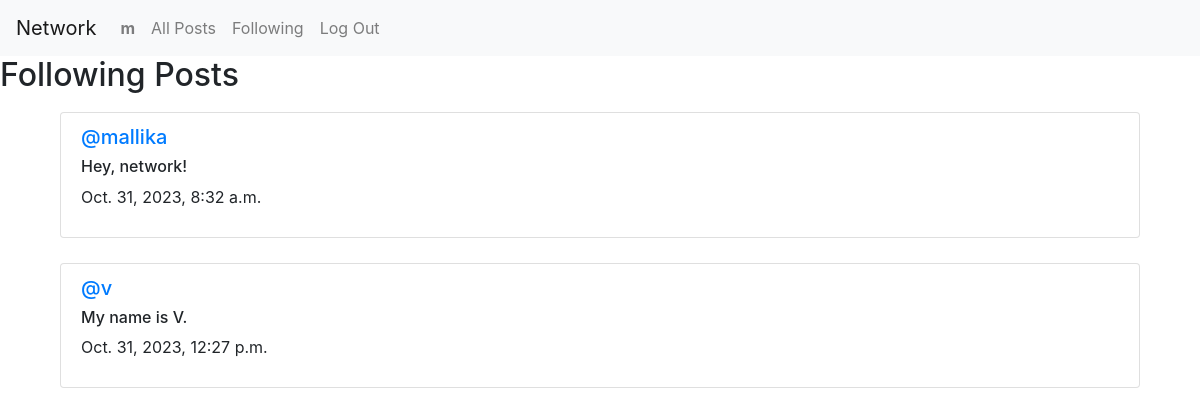
The page /f_page (signed in) on the database its author committed.
### network/models.py (models this page shows, shortened)
class User(AbstractUser):
    pass

class post(models.Model):
    content = models.CharField(max_length=500)
    author = models.ForeignKey(User, on_delete=models.CASCADE, related_name="author")
    timestamp = models.DateTimeField(auto_now_add=True)

### network/views.py (the view)
# urls.py: path("f_page", views.f_page, name="f_page"),
def f_page(request):
    user = request.user
    people = follow.objects.filter(user=user)
    allposts=[]
    for person in people:
        p = post.objects.get(author=person.following)
        allposts.append(p)
    paginator = Paginator(allposts, 10)
    pno = request.GET.get('page')
    posts = paginator.get_page(pno)
    return render(request, "network/following.html",{
        "posts" : posts,
    })

### network/templates/network/following.html (shortened to what this page needs)
{% extends "network/layout.html" %}
{% block body %}
    <h2>Following Posts</h2>
    {% for p in posts %}
    <div class="list-group" style="margin: 5px 50px;">
        <div class="list-group-item" style="margin: 10px;">
            {% if user.is_authenticated %}
                <a href="{% url 'profile' id=p.author.id %}"><h5>@{{ p.author }}</h5></a>
            {% else %}
                <h5>@{{ p.author }}</h5>
            {% endif %}
            <h6>{{ p.content }}</h6>
            <p>{{ p.timestamp }}</p>
        </div>
    </div>
    {% endfor %}
{% endblock %}

### network/templates/network/layout.html (shortened to what this page needs)
{% load static %}
<!DOCTYPE html>
<html lang="en">
    <head>
        <link rel="stylesheet" href="https://stackpath.bootstrapcdn.com/bootstrap/4.4.1/css/bootstrap.min.css">
        <link href="{% static 'network/styles.css' %}" rel="stylesheet">
    </head>
    <body>
        <nav class="navbar navbar-expand-lg navbar-light bg-light">
            <a class="navbar-brand" href="#">Network</a>
            <div>
              <ul class="navbar-nav mr-auto">
                {% if user.is_authenticated %}
                    <li class="nav-item">
                        <a class="nav-link" href="{% url 'profile' id=user.id %}"><strong>{{ user.username }}</strong></a>
                    </li>
                {% endif %}
                <li class="nav-item">
                    <a class="nav-link" id="allposts" href="{% url 'index' %}">All Posts</a>
                </li>
                {% if user.is_authenticated %}
                    <li class="nav-item">
                        <a class="nav-link" href="{% url 'f_page' %}">Following</a>
                    </li>
                    <li class="nav-item">
                        <a class="nav-link" href="{% url 'logout' %}">Log Out</a>
                    </li>
                {% endif %}
              </ul>
            </div>
          </nav>
        <div class="body">
            {% block body %}
            {% endblock %}
        </div>
    </body>
</html>

### rows shown on the page
User: username "m"
post: author "mallika", content "Hey, network!", timestamp "Oct. 31, 2023, 8:32 a.m."
post: author "v", content "My name is V.", timestamp "Oct. 31, 2023, 12:27 p.m."
